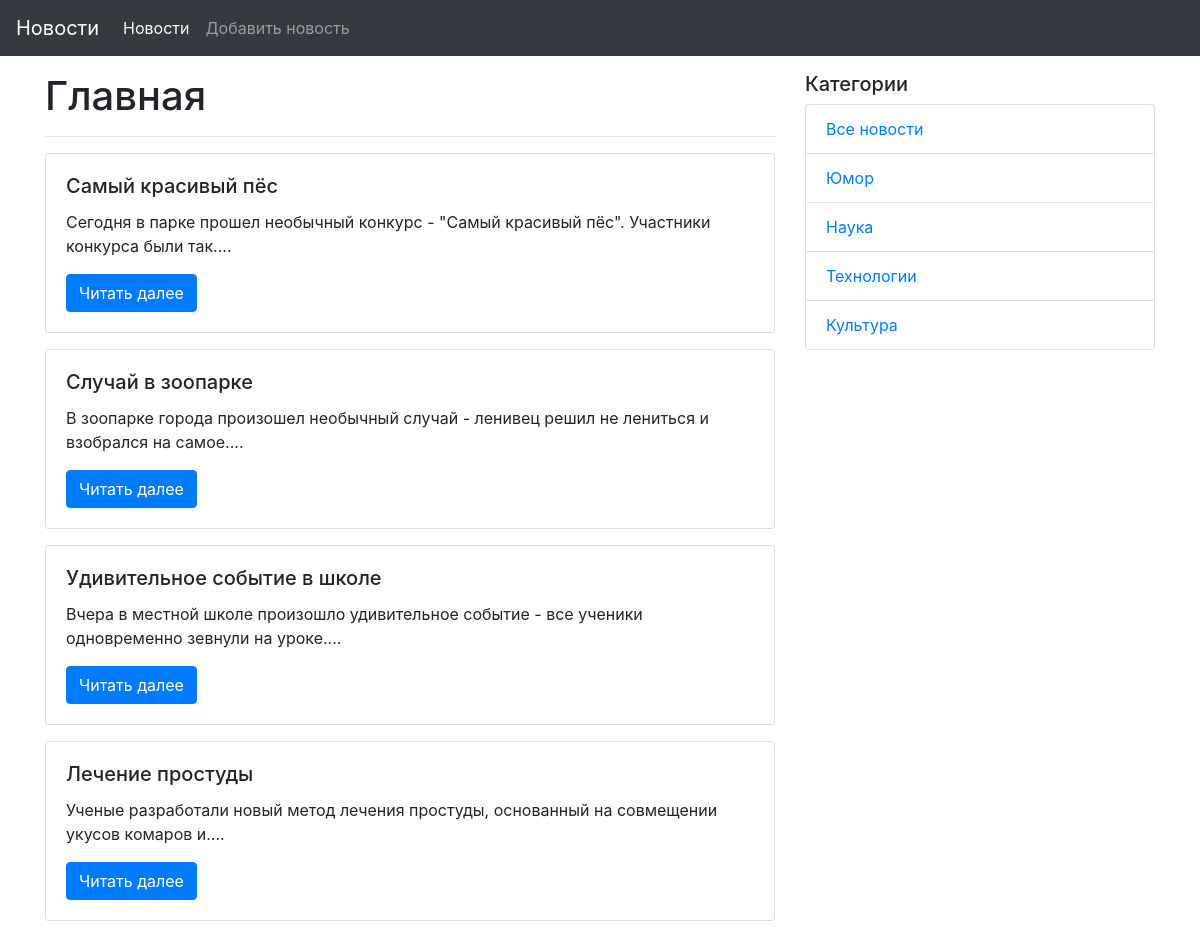
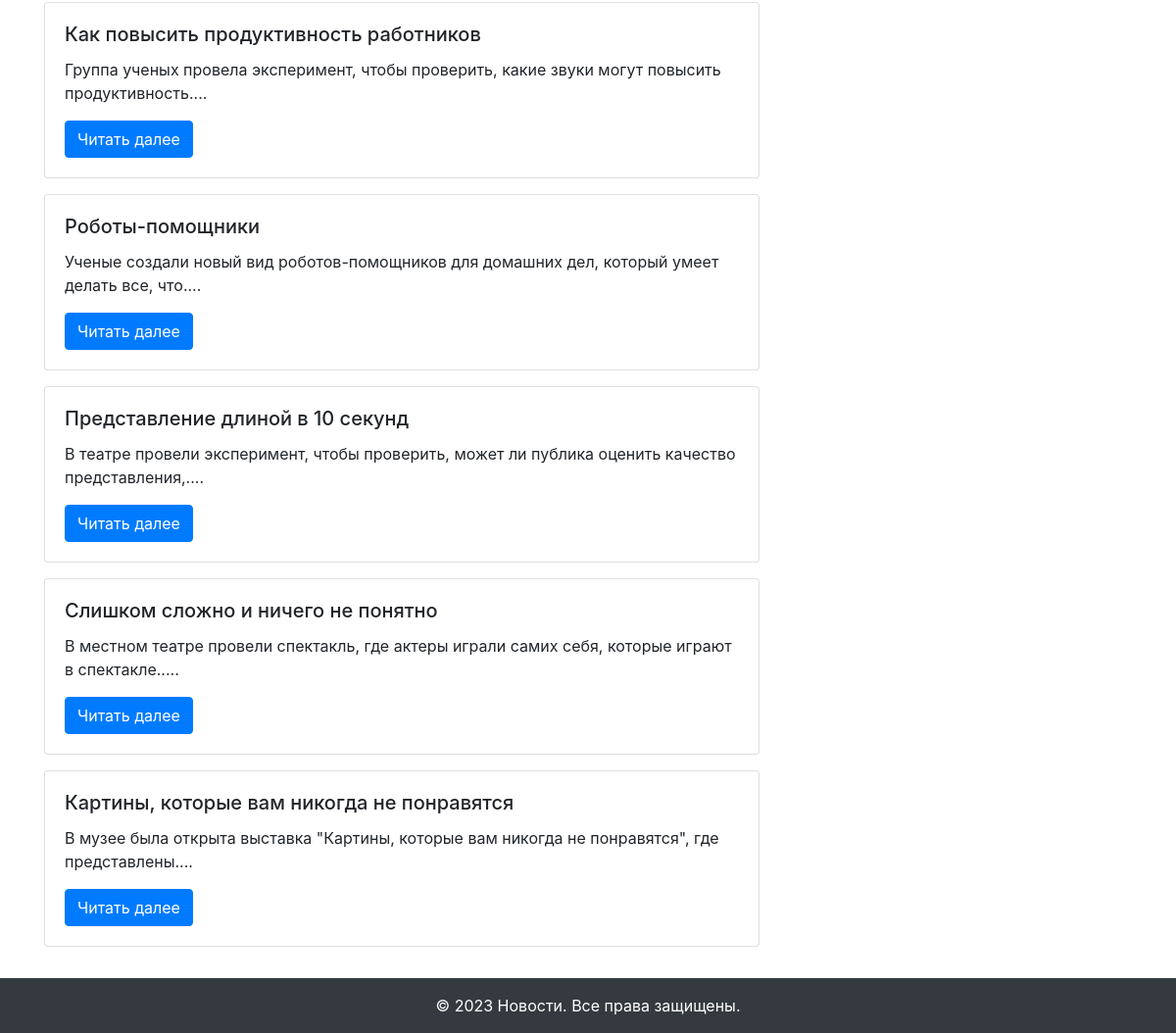
The page / on the database its author committed (2 pictures, top to bottom).
### models.py (models this page shows, shortened)
class News(db.Model):
    id = db.Column(db.Integer, primary_key=True)
    title = db.Column(db.String(255), unique=True, nullable=False)
    text = db.Column(db.Text, nullable=False)
    created_date = db.Column(db.DateTime, default=datetime.utcnow)
    category_id = db.Column(db.Integer, db.ForeignKey('category.id'), nullable=True)
    category = db.relationship("Category", back_populates='news')

class Category(db.Model):
    id = db.Column(db.Integer, primary_key=True)
    title = db.Column(db.String(255), nullable=False)
    news = db.relationship('News', back_populates="category")

### views.py (the view)
@app.route('/')
def index():
    news_list = News.query.all()
    categories = Category.query.all()
    return render_template('index.html',
                           news=news_list, categories=categories)

### templates/index.html (shortened to what this page needs)
{% extends "base.html" %}
{% block content %}
  <h1>Главная</h1>
  <hr>
  {% for one_news in news %}
    <div class="card mb-3">
      <div class="card-body">
        <h5 class="card-title">{{ one_news.title }}</h5>
        <p class="card-text">{{ one_news.text|truncate(100) }}.</p>
        <a href="{{ url_for('news_detail', id=one_news.id) }}" class="btn btn-primary">Читать далее</a>
      </div>
    </div>
  {% else %}
    <p class="card-text">Новостей пока нет!</p>
  {% endfor %}
{% endblock content %}

### templates/base.html (shortened to what this page needs)
<!DOCTYPE html>
<html lang="ru">
<head>
  <link rel="stylesheet" href="{{ url_for('static', filename='css/bootstrap.min.css') }}">
</head>
<body>
  <div id="wrapper">
    {% include "navigation.html" %}
    <div class="container my-3">
      <div class="row">
        <div class="col-md-8">
          {% block content %}{% endblock content %}
        </div>
        {% include "side_navigation.html" %}
      </div>
    </div>
    {% include "footer.html" %}
  </div>
</body>
</html>

### templates/navigation.html (shortened to what this page needs)
<nav class="navbar navbar-expand-md navbar-dark bg-dark">
  <a class="navbar-brand" href="{{ url_for('index') }}">Новости</a>
  <div class="collapse navbar-collapse" id="navbarNav">
    <ul class="navbar-nav">
      <li class="nav-item active">
        <a class="nav-link" href="{{ url_for('index') }}">Новости</a>
      </li>
      <li class="nav-item">
        <a class="nav-link" href="#">Добавить новость</a>
      </li>
    </ul>
  </div>
</nav>

### templates/side_navigation.html
<div class="col-md-4">
  <h5>Категории</h5>
  <ul class="list-group">
    <li class="list-group-item"><a href="{{ url_for('index') }}">Все новости</a></li>
    {% for category in categories %}
      <li class="list-group-item"><a href="{{ url_for('news_in_category', id=category.id) }}">{{ category.title }}</a></li>
    {% endfor %}
  </ul>
</div>

### templates/footer.html
<footer id="footer" class="bg-dark text-white text-center py-3">
 &copy; 2023 Новости. Все права защищены.
</footer>

### rows shown on the page
News: title "Самый красивый пёс", text "Сегодня в парке прошел необычный конкурс - \"Самый красивый пёс\". Участники конкурса были так..."
News: title "Случай в зоопарке", text "В зоопарке города произошел необычный случай - ленивец решил не лениться и взобрался на самое..."
News: title "Удивительное событие в школе", text "Вчера в местной школе произошло удивительное событие - все ученики одновременно зевнули на уроке..."
News: title "Лечение простуды", text "Ученые разработали новый метод лечения простуды, основанный на совмещении укусов комаров и..."
News: title "Как повысить продуктивность работников", text "Группа ученых провела эксперимент, чтобы проверить, какие звуки могут повысить продуктивность..."
News: title "Роботы-помощники", text "Ученые создали новый вид роботов-помощников для домашних дел, который умеет делать все, что..."
News: title "Представление длиной в 10 секунд", text "В театре провели эксперимент, чтобы проверить, может ли публика оценить качество представления,..."
News: title "Слишком сложно и ничего не понятно", text "В местном театре провели спектакль, где актеры играли самих себя, которые играют в спектакле...."
News: title "Картины, которые вам никогда не понравятся", text "В музее была открыта выставка \"Картины, которые вам никогда не понравятся\", где представлены..."
Category: title "Юмор"
Category: title "Наука"
Category: title "Технологии"
Category: title "Культура"
